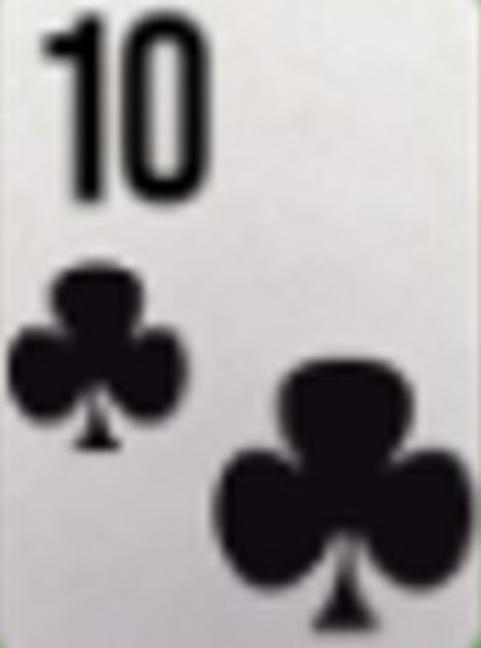
#> input picture rank_suit_wsop/c10.jpg, 481 x 648 px; its folder holds 4 pictures in this run
$ python generate_train_data.py
#> lines starting #> are read from the running program, lines starting #| are printed output that depends on the picture; after the words box and inside, x2 and y2 are one past the last pixel; in counts of white or black regions, pixels touching at a corner belong together
import cv2 as cv
from os import path
import os
from glob import glob
import numpy as np
import matplotlib.pyplot as plt
from tqdm import tqdm
import shutil
import yaml
import argparse
import urllib.request
import tarfile

def draw_hull(img, hull, gray=False):
    img_copy = img.copy()
    if gray:
        color = 255
    else:
        color = (255,0,0)
    if len(hull) >= 3:
        pts = np.array(hull, np.int32)
        pts = pts.reshape((-1, 1, 2))
        cv.polylines(img_copy, [pts], True, color, 4)
    return img_copy


# [25 lines left out: functions plot_images, get_corners, not called in this run]


def get_card_images(dir_path, new_height=200):
    # get files in the directory
#> called with dir_path = 'rank_suit_wsop', new_height = 200
    files = os.listdir(dir_path)
    # load all images in the directory
    # with red and blue switched
    rank_suits = [f.split(".")[0] for f in files]

    images = [cv.imread(path.join(dir_path, file)) for file in files]
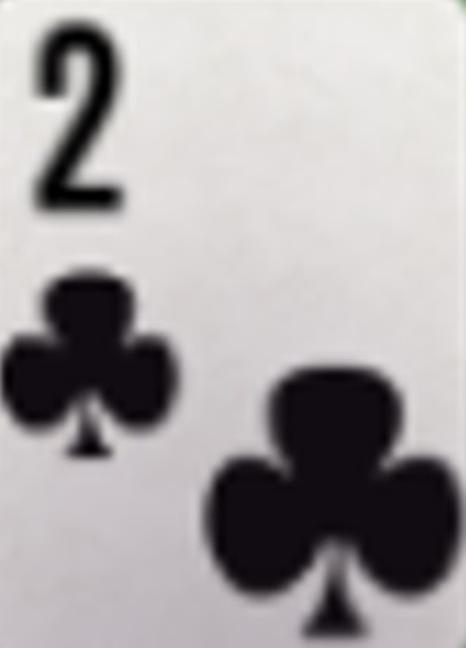
#> input picture rank_suit_wsop/c2.jpg, 466 x 648 px
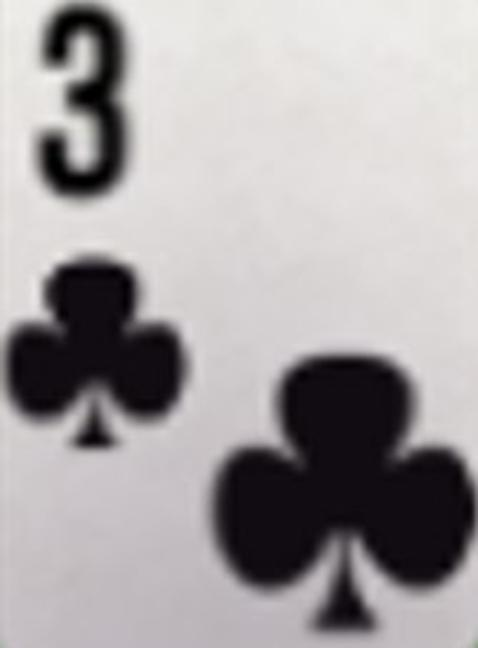
#> input picture rank_suit_wsop/c3.jpg, 478 x 648 px
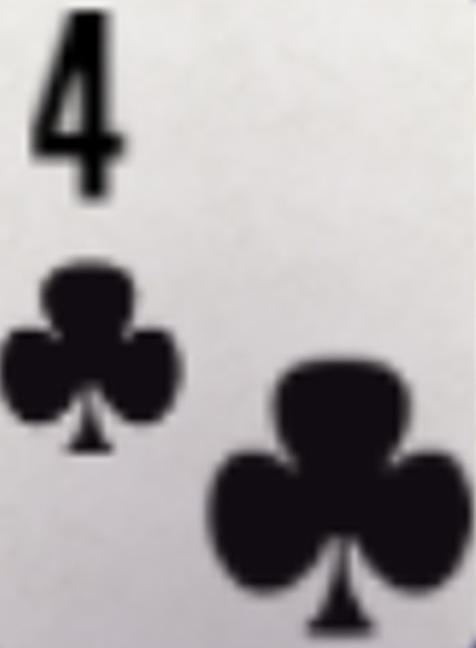
#> input picture rank_suit_wsop/c4.jpg, 476 x 648 px

    # get the max width and height
    max_width = max([img.shape[1] for img in images])
#> max_width = 481
    max_height = max([img.shape[0] for img in images])
#> max_height = 648

    # make the card to same size
    for i in range(len(images)):
        images[i] = cv.copyMakeBorder(images[i], 0, 0, 0,
                                      max_width - images[i].shape[1],
                                      cv.BORDER_CONSTANT, value=(255, 255, 255))
#> this loop made 4 passes
#> after the loop, images = 4 items

    # set the maximum height
    new_height = 200

    # resize the images
    for i in range(len(images)):
        h, w = images[i].shape[:2]
        scale = new_height * 1.0 / h
        images[i] = cv.resize(images[i], (int(w*scale), int(h*scale)))
#> `images, rank_suits = get_card_images(args.inputdir)`: rank_suits = ['c10', 'c2', 'c3', 'c4']

    return images, rank_suits

def get_convex_hull(images, min_area=100, box_width=68, box_height=150, verbose=False):

#> called with min_area = 100, box_width = 68, box_height = 150, verbose = True
    xy0 = (0,0)
    xy1 = (box_width, box_height)


    # Get convex hulls within the bounding box for each card
    # and plot the convex hulls
    images_hull = []
    images_all = []
    convex_hulls = []
    for i in range(len(images)):
        img_copy = images[i].copy()
        # restrict to the bounding box
        img = img_copy[xy0[1]:xy1[1], xy0[0]:xy1[0]]
        # convert to grayscale
        gray = cv.cvtColor(img, cv.COLOR_BGR2GRAY)
        # take the negative
        gray = 255 - gray
        # threshold the image
        ret, thresh = cv.threshold(gray, 80, 255, 0)
        # find contours
        contours, hierarchy = cv.findContours(thresh, cv.RETR_EXTERNAL, cv.CHAIN_APPROX_SIMPLE)
        # get convex hull for each contour
        all_hulls = [cv.convexHull(c) for c in contours]
        # draw all hulls
        img_hulls = images[i].copy()
        for hull in all_hulls:
            img_hulls = draw_hull(img_hulls, hull)
        images_all.append(img_hulls)
        # get the areas
        areas = [cv.contourArea(c) for c in contours]
        # get the indexes of contours with areas larger than min_area
        indexes = [i for i in range(len(areas)) if areas[i] > min_area]
        # combined the selected contours
        cnt = np.concatenate([contours[i] for i in indexes])
        # get the convex hull
        hull = cv.convexHull(cnt)
        convex_hulls.append(hull)
        # draw the convex hull
        img_hull = draw_hull(img_copy, hull)
        images_hull.append(img_hull)
#> this loop made 4 passes
#> (areas, indexes) on passes 2 to 4: ([15.5, 2252.5, 1081], [1, 2]), ([15.5, 2369, 1203.5], [1, 2]), ([17.5, 2268.5, 1142], [1, 2])
#> (areas, indexes) on pass 1: ([5, 2282.5, 1561, 729.5], [1, 2, 3])
#> pass 1, in get_convex_hull, `gray = 255 - gray`:
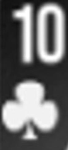
#> gray: shape (150, 68); min 13, max 255, mean 111.3
#> after the loop:
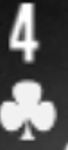
#> gray: shape (150, 68); min 14, max 255, mean 96.7
#> after the loop:
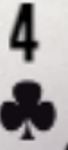
#> img: shape (150, 68, 3); mean of channels 0, 1, 2 157.7, 157.2, 160.7; drawn as B, G, R
#> after the loop:
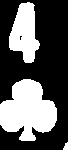
#> thresh: shape (150, 68); 35.5% white; 3 white regions
#> after the loop, convex_hulls = 4 contours; box (x1, y1, x2, y2) and area: (1, 3, 66, 141) 7316, (0, 0, 59, 140) 5798, (0, 6, 57, 143) 5529, (0, 2, 57, 141) 5414; images_all = 4 items; images_hull = 4 items

    if verbose:
        plt.figure(figsize=(15, 7))
        for i in range(13):
            for j in range(4):
                plt.subplot(4, 13, i + j*13 + 1)
                plt.imshow(images_all[i + j*13])
                plt.axis('off')


        plt.figure(figsize=(15, 7))
        for i in range(13):
            for j in range(4):
                plt.subplot(4, 13, i + j*13 + 1)
                plt.imshow(images_hull[i + j*13])
                plt.axis('off')

    return convex_hulls

# [293 lines left out: functions get_rois, rotate_image, blur_image, scale_image, augment_image, get_background_images and 6 more, not called in this run]


# main function
if __name__ == "__main__":

    # Create the parser
    parser = argparse.ArgumentParser(description='Generates training data.')

    # Add command-line options
    parser.add_argument('-i', '--inputdir', default='rank_suit_wsop',
                        help='Specify input directory.')
    parser.add_argument('-b', '--bgdir', default='dtd-r1/images',
                        help='Specify background image directory.')
    parser.add_argument('-o', '--outdir', default='data', help='Specify output directory.')
    parser.add_argument('-v', '--verbose', default=True, action='store_true',
                        help='Enable verbose mode.')
    parser.add_argument('-t', '--ntrain', default=10, help='Number of train images.', type=int)
    parser.add_argument('-l', '--nvalid', default=10, help='Number of valid images.', type=int)
    parser.add_argument('-e', '--ntest', default=10, help='Number of test images.', type=int)


    kargs = {}
    kargs['angle_range'] = (-45,45)
    kargs['iteration'] = 20
    kargs['kernel_range'] = (1,2)
    kargs['dev_ratio'] = 0.5

    # Parse the command-line arguments
    args = parser.parse_args()

    # get the card images
    images, rank_suits = get_card_images(args.inputdir)

    # get the convex hulls around the rank and the suit
#> (the run stopped early here; a loop or call above may not have finished)
